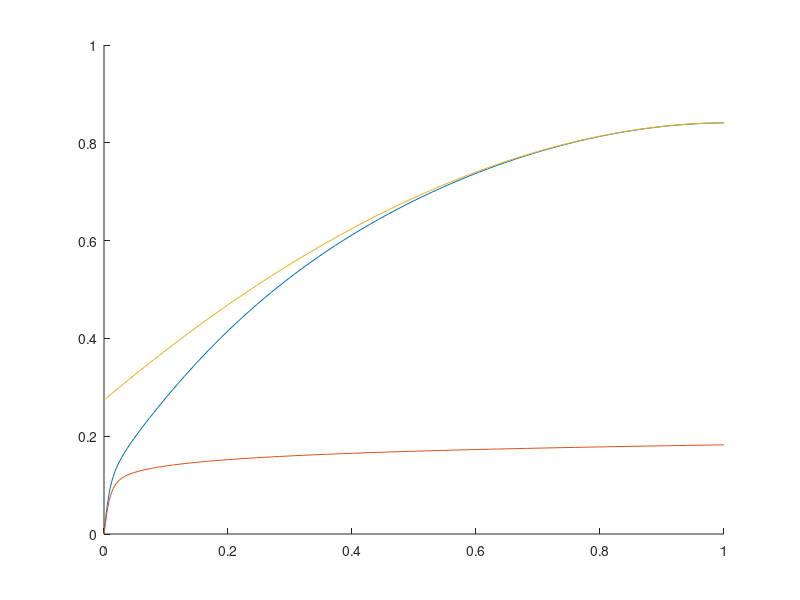

Reproduce this figure in MATLAB.
clear
close all
clc

% fid = fopen('flowprop0.dat', 'r');
% line = fgetl(fid);
% values = sscanf(line, '%f');
% retau0 = values(2);
% fclose(fid);

% fid = fopen('bou.in', 'r');
% for k = 1:9
%     fgetl(fid);
% end
% line = fgetl(fid);
% values = sscanf(line, '%f');
% vt = values(2);
% 
% fid = fopen('flowprop.dat', 'r');
% line = fgetl(fid);
% values = sscanf(line, '%f');
% reb = values(1);
% re = 10*floor(reb/10);
% retau = values(2);
% utau = values(4);
% fclose(fid);

% test case, wei et al.
% influence of grid point number and distribution
reb = 50000;
re = reb;
vt = 0.25;
rotp0 = 120;
lrotp0 = 1;

retau0 = (0.3164/32)^0.5*reb^(7/8); % blasius law

wvarav = importdata('stats_out.dat');
m2m = size(wvarav,1);
m2 = m2m + 1;
uz = wvarav(:,5);
rm = wvarav(:,2);
ym = 1.0-rm;

figure
hold on
% plot(ym,uz,'.')

retau_l = 100;
retau_r = 10000;

for k = 1:1000
    % initialization
    retau = 0.5*(retau_l+retau_r);
    utau = retau/re;
    rm = [0;wvarav(:,2);1.0];
    ym = 1.0-rm;
    ymp = ym*retau;
    % blended law
    kap = 0.4;
    rotp = vt/utau;
    if lrotp0 == 1
        rotp = rotp0;
        vt = rotp*utau;
    end
    ret_rat = retau/retau0;
    y10 = 11;
    y1mp = y10*ret_rat;
    kap1 = kap*ret_rat/((rotp/retau)^2+1)*3.5;
    b = 1/3*sqrt(kap1/kap);
    uzp_pi = 1.0/kap1*log(1+kap1*ymp) + 7.8*ret_rat*(1-exp(-ymp/y1mp)-(ymp/y1mp).*exp(-b*ymp));
    A = sqrt(0.06052*rotp^2+5.4*rotp+25.705);
    B = 1.55+0.338*(1-exp(-0.0553*rotp));
    uclp = reb/(2*retau)+2*A/(2+B); % induce errors
    uclp = 58.284; % @tmp
    uzp_po = uclp-A*rm.^B;
    a1 = 5/ret_rat;
    uzp_p = uzp_pi.*exp(-a1*(1-rm)) + uzp_po.*(1-exp(-a1*(1-rm)));
    % mass rate
    ruzp_p = rm.*uzp_p;
    mass = trapz(rm,ruzp_p);
    x = mass*4*retau;
    diff = (x-reb)/reb;
    disp(diff)
    if abs(diff) < 1e-4
        break
    elseif diff > 0
        retau_r = retau; 
    else
        retau_l = retau;
    end
end

uz_p = uzp_p*utau;
uz_pi = uzp_pi*utau;
uz_po = uzp_po*utau;

uzb_p = uz_p*2*re/reb;
uzb_pi = uz_pi*2*re/reb;
uzb_po = uz_po*2*re/reb;
fname = ['REB',num2str(reb,'%i'),...
         '_Z',num2str(rotp,'%i'),...
         '_RET',num2str(retau,'%.2f'),...
         ];
save([fname,'.mat'],'rm','uzb_p','uzb_pi','uzb_po');

plot(ym,uz_p)
plot(ym,uz_pi)
plot(ym,uz_po)